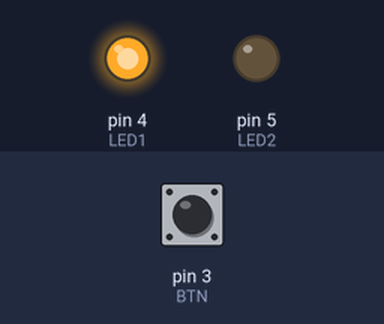
This sketch was run on a simulated Arduino Uno, built with avr-gcc and run on an emulated ATmega328P. Shown: output pins drawn as LEDs (lit = HIGH). The inputs (shaded band) are chosen by the test bench; at power-on: pin 3 (BTN) LOW.

Above: at 1.2 s.
1.3 s: pin 3 (BTN) pulled HIGH for 0.15 s
At 1.37 s:
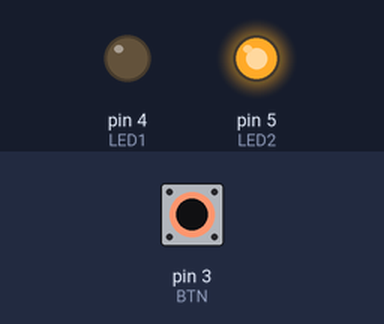
2.9 s: pin 3 (BTN) pulled HIGH for 3.2 s
At 6.5 s:
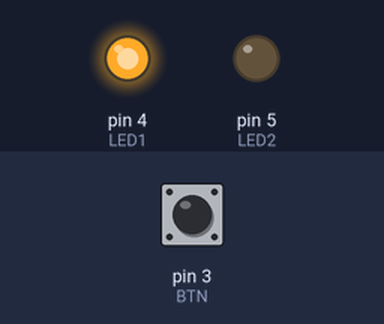
Timing chart, 0 to 8.0 s (numbered marks = the images above; inputs shaded):
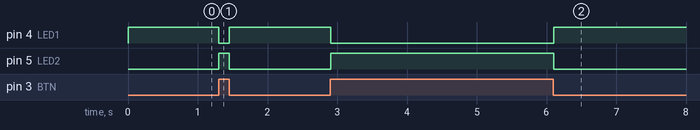

The sketch:

btn.ino
```cpp
const byte BTN = 3;
const byte LED1 = 4;
const byte LED2 = 5;

bool btnState = 0;

void setup()
{
  pinMode(BTN, INPUT);
  pinMode(LED1, OUTPUT);
  pinMode(LED2, OUTPUT);
}

void loop()
{
  btnState = digitalRead(BTN);

  if (btnState == HIGH) {
    digitalWrite(LED1, LOW);
    digitalWrite(LED2, HIGH);
  } else {
    digitalWrite(LED1, HIGH);
    digitalWrite(LED2, LOW);
  }
  delay(10);
}
```

Measured:
- after the input at 1.3 s, pin 4 (LED1): HIGH → LOW at once, → HIGH 0.15 s later; pin 5 (LED2): LOW → HIGH at once, → LOW 0.15 s later
- after the input at 2.9 s, pin 4 (LED1): HIGH → LOW at once, → HIGH 3.2 s later; pin 5 (LED2): LOW → HIGH at once, → LOW 3.2 s later
